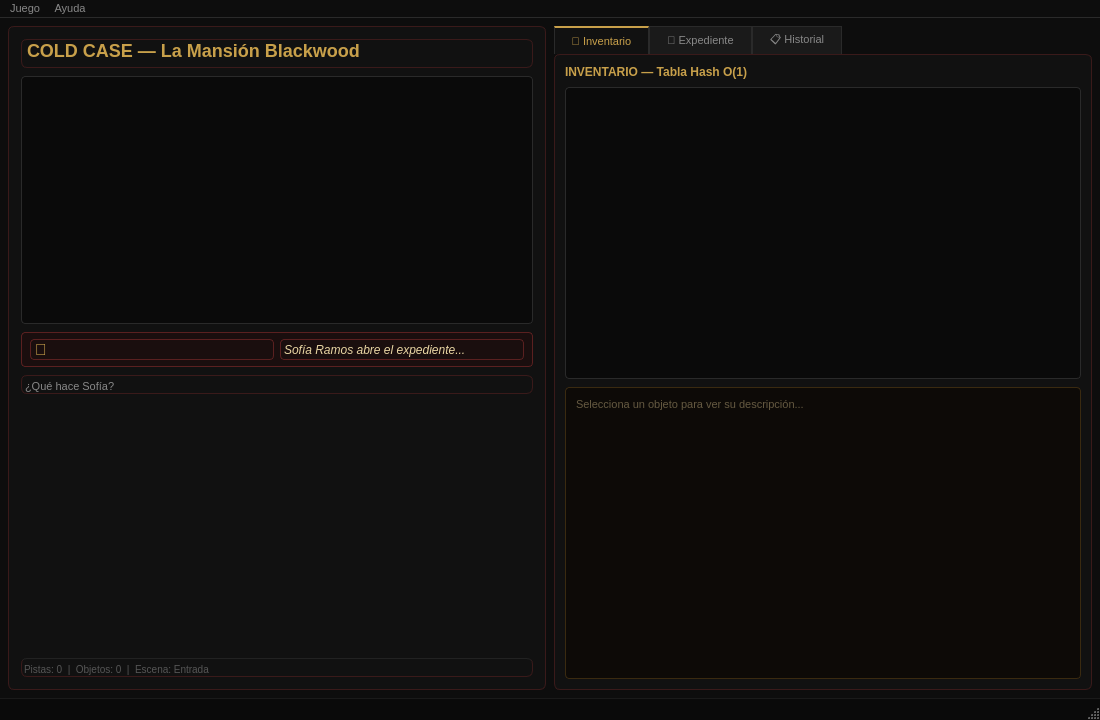
<?xml version="1.0" encoding="UTF-8"?>
<ui version="4.0">
 <class>MainWindow</class>
 <widget class="QMainWindow" name="MainWindow">
  <property name="geometry">
   <rect><x>0</x><y>0</y><width>1100</width><height>720</height></rect>
  </property>
  <property name="windowTitle">
   <string>Cold Case — La Mansión Blackwood</string>
  </property>
  <property name="styleSheet">
   <string notr="true">
    QMainWindow { background-color: #0d0d0d; }
    QWidget#centralwidget { background-color: #0d0d0d; }
   </string>
  </property>

  <widget class="QWidget" name="centralwidget">
   <layout class="QHBoxLayout" name="layoutPrincipal">
    <property name="spacing"><number>8</number></property>
    <property name="leftMargin"><number>8</number></property>
    <property name="topMargin"><number>8</number></property>
    <property name="rightMargin"><number>8</number></property>
    <property name="bottomMargin"><number>8</number></property>

    <!-- ══════════════════════════════════════
         COLUMNA IZQUIERDA: Narrativa (60%)
    ══════════════════════════════════════ -->
    <item>
     <widget class="QFrame" name="framNarrativa">
      <property name="styleSheet">
       <string notr="true">
        QFrame { background-color: #111111; border: 1px solid #3a1a1a; border-radius: 6px; }
       </string>
      </property>
      <layout class="QVBoxLayout" name="layoutNarrativa">
       <property name="spacing"><number>8</number></property>
       <property name="leftMargin"><number>12</number></property>
       <property name="topMargin"><number>12</number></property>
       <property name="rightMargin"><number>12</number></property>
       <property name="bottomMargin"><number>12</number></property>

       <!-- Título de la escena -->
       <item>
        <widget class="QLabel" name="lblTituloEscena">
         <property name="text"><string>COLD CASE — La Mansión Blackwood</string></property>
         <property name="styleSheet">
          <string notr="true">
           QLabel {
            color: #c8a04a;
            font-size: 18px;
            font-weight: bold;
            font-family: 'Courier New';
            border-bottom: 1px solid #3a1a1a;
            padding-bottom: 6px;
           }
          </string>
         </property>
        </widget>
       </item>

       <!-- Texto narrativo principal -->
       <item>
        <widget class="QTextEdit" name="txtNarrativa">
         <property name="readOnly"><bool>true</bool></property>
         <property name="styleSheet">
          <string notr="true">
           QTextEdit {
            background-color: #0a0a0a;
            color: #d4c5a9;
            font-size: 13px;
            font-family: 'Courier New';
            border: 1px solid #2a2a2a;
            border-radius: 4px;
            padding: 10px;
           }
          </string>
         </property>
        </widget>
       </item>

       <!-- Panel de alerta narrativa (Cola FIFO) -->
       <item>
        <widget class="QFrame" name="frameAlerta">
         <property name="styleSheet">
          <string notr="true">
           QFrame {
            background-color: #1a0e0e;
            border: 1px solid #5a2020;
            border-radius: 4px;
           }
          </string>
         </property>
         <layout class="QHBoxLayout">
          <property name="leftMargin"><number>8</number></property>
          <property name="topMargin"><number>6</number></property>
          <property name="rightMargin"><number>8</number></property>
          <property name="bottomMargin"><number>6</number></property>
          <item>
           <widget class="QLabel" name="lblIconoAlerta">
            <property name="text"><string>🔎</string></property>
            <property name="styleSheet">
             <string notr="true">QLabel { font-size: 16px; color: #c8a04a; }</string>
            </property>
           </widget>
          </item>
          <item>
           <widget class="QLabel" name="lblAlerta">
            <property name="text"><string>Sofía Ramos abre el expediente...</string></property>
            <property name="wordWrap"><bool>true</bool></property>
            <property name="styleSheet">
             <string notr="true">
              QLabel { color: #e8d5a3; font-size: 12px; font-family: 'Courier New'; font-style: italic; }
             </string>
            </property>
           </widget>
          </item>
         </layout>
        </widget>
       </item>

       <!-- Separador -->
       <item>
        <widget class="QLabel" name="lblDecisionesHeader">
         <property name="text"><string>¿Qué hace Sofía?</string></property>
         <property name="styleSheet">
          <string notr="true">
           QLabel { color: #888; font-size: 11px; font-family: 'Courier New'; padding-top: 4px; }
          </string>
         </property>
        </widget>
       </item>

       <!-- Contenedor de botones de decisión (se puebla dinámicamente) -->
       <item>
        <widget class="QWidget" name="widgetDecisiones">
         <layout class="QVBoxLayout" name="layoutDecisiones">
          <property name="spacing"><number>6</number></property>
          <property name="leftMargin"><number>0</number></property>
          <property name="topMargin"><number>0</number></property>
          <property name="rightMargin"><number>0</number></property>
          <property name="bottomMargin"><number>0</number></property>
         </layout>
        </widget>
       </item>

       <item><spacer><property name="orientation"><enum>Qt::Vertical</enum></property><property name="sizeHint" stdset="0"><size><width>20</width><height>40</height></size></property></spacer></item>

       <!-- Barra de estado inferior -->
       <item>
        <widget class="QLabel" name="lblEstado">
         <property name="text"><string>Pistas: 0  |  Objetos: 0  |  Escena: Entrada</string></property>
         <property name="styleSheet">
          <string notr="true">
           QLabel { color: #555; font-size: 10px; font-family: 'Courier New'; border-top: 1px solid #222; padding-top: 4px; }
          </string>
         </property>
        </widget>
       </item>

      </layout>
     </widget>
    </item>

    <!-- ══════════════════════════════════════
         COLUMNA DERECHA: Tabs (40%)
    ══════════════════════════════════════ -->
    <item>
     <widget class="QTabWidget" name="tabWidget">
      <property name="maximumWidth"><number>420</number></property>
      <property name="styleSheet">
       <string notr="true">
        QTabWidget::pane {
         background-color: #111111;
         border: 1px solid #3a1a1a;
         border-radius: 6px;
        }
        QTabBar::tab {
         background-color: #1a1a1a;
         color: #888;
         font-family: 'Courier New';
         font-size: 11px;
         padding: 6px 14px;
         border: 1px solid #2a2a2a;
         border-bottom: none;
        }
        QTabBar::tab:selected {
         background-color: #111111;
         color: #c8a04a;
         border-top: 2px solid #c8a04a;
        }
        QTabBar::tab:hover { color: #d4c5a9; }
       </string>
      </property>

      <!-- ── TAB 1: INVENTARIO ── -->
      <widget class="QWidget" name="tabInventario">
       <attribute name="title"><string>🎒 Inventario</string></attribute>
       <layout class="QVBoxLayout" name="layoutInventario">
        <property name="spacing"><number>8</number></property>
        <property name="leftMargin"><number>10</number></property>
        <property name="topMargin"><number>10</number></property>
        <property name="rightMargin"><number>10</number></property>
        <property name="bottomMargin"><number>10</number></property>

        <item>
         <widget class="QLabel" name="lblInventarioHeader">
          <property name="text"><string>INVENTARIO — Tabla Hash O(1)</string></property>
          <property name="styleSheet">
           <string notr="true">
            QLabel { color: #c8a04a; font-size: 12px; font-weight: bold; font-family: 'Courier New'; }
           </string>
          </property>
         </widget>
        </item>

        <item>
         <widget class="QListWidget" name="listaInventario">
          <property name="styleSheet">
           <string notr="true">
            QListWidget {
             background-color: #0a0a0a;
             color: #d4c5a9;
             font-family: 'Courier New';
             font-size: 12px;
             border: 1px solid #2a2a2a;
             border-radius: 4px;
            }
            QListWidget::item { padding: 6px 8px; border-bottom: 1px solid #1a1a1a; }
            QListWidget::item:selected { background-color: #2a1a0a; color: #f0d890; }
            QListWidget::item:hover { background-color: #1a1510; }
           </string>
          </property>
         </widget>
        </item>

        <item>
         <widget class="QTextEdit" name="txtDetalleObjeto">
          <property name="readOnly"><bool>true</bool></property>
          <property name="maximumHeight"><number>110</number></property>
          <property name="placeholderText"><string>Selecciona un objeto para ver su descripción...</string></property>
          <property name="styleSheet">
           <string notr="true">
            QTextEdit {
             background-color: #0d0a07;
             color: #bba87a;
             font-family: 'Courier New';
             font-size: 11px;
             border: 1px solid #3a2a10;
             border-radius: 4px;
             padding: 6px;
            }
           </string>
          </property>
         </widget>
        </item>

       </layout>
      </widget>

      <!-- ── TAB 2: EXPEDIENTE (AVL) ── -->
      <widget class="QWidget" name="tabExpediente">
       <attribute name="title"><string>📁 Expediente</string></attribute>
       <layout class="QVBoxLayout" name="layoutExpediente">
        <property name="spacing"><number>8</number></property>
        <property name="leftMargin"><number>10</number></property>
        <property name="topMargin"><number>10</number></property>
        <property name="rightMargin"><number>10</number></property>
        <property name="bottomMargin"><number>10</number></property>

        <item>
         <widget class="QLabel" name="lblExpedienteHeader">
          <property name="text"><string>EXPEDIENTE — Árbol AVL O(log n)</string></property>
          <property name="styleSheet">
           <string notr="true">
            QLabel { color: #c8a04a; font-size: 12px; font-weight: bold; font-family: 'Courier New'; }
           </string>
          </property>
         </widget>
        </item>

        <!-- Filtro por categoría -->
        <item>
         <widget class="QComboBox" name="comboCategoria">
          <property name="styleSheet">
           <string notr="true">
            QComboBox {
             background-color: #1a1a1a;
             color: #d4c5a9;
             font-family: 'Courier New';
             font-size: 11px;
             border: 1px solid #3a2a10;
             border-radius: 4px;
             padding: 4px 8px;
            }
            QComboBox::drop-down { border: none; }
            QComboBox QAbstractItemView {
             background-color: #1a1a1a;
             color: #d4c5a9;
             selection-background-color: #2a1a0a;
            }
           </string>
          </property>
          <item><property name="text"><string>-- Todas las categorías --</string></property></item>
          <item><property name="text"><string>Fisica</string></property></item>
          <item><property name="text"><string>Documental</string></property></item>
          <item><property name="text"><string>Testimonial</string></property></item>
          <item><property name="text"><string>Digital</string></property></item>
         </widget>
        </item>

        <item>
         <widget class="QListWidget" name="listaExpediente">
          <property name="styleSheet">
           <string notr="true">
            QListWidget {
             background-color: #0a0a0a;
             color: #d4c5a9;
             font-family: 'Courier New';
             font-size: 12px;
             border: 1px solid #2a2a2a;
             border-radius: 4px;
            }
            QListWidget::item { padding: 6px 8px; border-bottom: 1px solid #1a1a1a; }
            QListWidget::item:selected { background-color: #0a1a2a; color: #90b8d4; }
            QListWidget::item:hover { background-color: #0d1218; }
           </string>
          </property>
         </widget>
        </item>

        <item>
         <widget class="QTextEdit" name="txtDetallePista">
          <property name="readOnly"><bool>true</bool></property>
          <property name="maximumHeight"><number>110</number></property>
          <property name="placeholderText"><string>Selecciona una pista para ver el detalle...</string></property>
          <property name="styleSheet">
           <string notr="true">
            QTextEdit {
             background-color: #070a0d;
             color: #8aabb8;
             font-family: 'Courier New';
             font-size: 11px;
             border: 1px solid #102030;
             border-radius: 4px;
             padding: 6px;
            }
           </string>
          </property>
         </widget>
        </item>

       </layout>
      </widget>

      <!-- ── TAB 3: HISTORIAL (Pila) ── -->
      <widget class="QWidget" name="tabHistorial">
       <attribute name="title"><string>📋 Historial</string></attribute>
       <layout class="QVBoxLayout" name="layoutHistorial">
        <property name="spacing"><number>8</number></property>
        <property name="leftMargin"><number>10</number></property>
        <property name="topMargin"><number>10</number></property>
        <property name="rightMargin"><number>10</number></property>
        <property name="bottomMargin"><number>10</number></property>

        <item>
         <widget class="QLabel" name="lblHistorialHeader">
          <property name="text"><string>HISTORIAL — Pila LIFO O(1)</string></property>
          <property name="styleSheet">
           <string notr="true">
            QLabel { color: #c8a04a; font-size: 12px; font-weight: bold; font-family: 'Courier New'; }
           </string>
          </property>
         </widget>
        </item>

        <item>
         <widget class="QListWidget" name="listaHistorial">
          <property name="styleSheet">
           <string notr="true">
            QListWidget {
             background-color: #0a0a0a;
             color: #d4c5a9;
             font-family: 'Courier New';
             font-size: 11px;
             border: 1px solid #2a2a2a;
             border-radius: 4px;
            }
            QListWidget::item { padding: 5px 8px; border-bottom: 1px solid #161616; }
            QListWidget::item:selected { background-color: #0d0d20; color: #aaaaff; }
           </string>
          </property>
         </widget>
        </item>

       </layout>
      </widget>

     </widget>
    </item>

   </layout>
  </widget>

  <!-- ══════════════════
       MENU BAR
  ══════════════════ -->
  <widget class="QMenuBar" name="menuBar">
   <property name="styleSheet">
    <string notr="true">
     QMenuBar {
      background-color: #0d0d0d;
      color: #888;
      font-family: 'Courier New';
      font-size: 11px;
      border-bottom: 1px solid #2a2a2a;
     }
     QMenuBar::item:selected { background-color: #1a1a1a; color: #c8a04a; }
     QMenu {
      background-color: #111111;
      color: #d4c5a9;
      border: 1px solid #3a2a10;
     }
     QMenu::item:selected { background-color: #2a1a0a; color: #f0d890; }
    </string>
   </property>
   <widget class="QMenu" name="menuJuego">
    <property name="title"><string>Juego</string></property>
    <addaction name="actionNuevoJuego"/>
    <addaction name="separator"/>
    <addaction name="actionSalir"/>
   </widget>
   <widget class="QMenu" name="menuAyuda">
    <property name="title"><string>Ayuda</string></property>
    <addaction name="actionAcercaDe"/>
   </widget>
   <addaction name="menuJuego"/>
   <addaction name="menuAyuda"/>
  </widget>

  <!-- ══════════════════
       STATUS BAR
  ══════════════════ -->
  <widget class="QStatusBar" name="statusBar">
   <property name="styleSheet">
    <string notr="true">
     QStatusBar {
      background-color: #0a0a0a;
      color: #555;
      font-family: 'Courier New';
      font-size: 10px;
      border-top: 1px solid #1a1a1a;
     }
    </string>
   </property>
  </widget>

 </widget>

 <!-- Acciones del menú -->
 <action name="actionNuevoJuego">
  <property name="text"><string>Nueva Investigación</string></property>
  <property name="shortcut"><string>Ctrl+N</string></property>
 </action>
 <action name="actionSalir">
  <property name="text"><string>Salir</string></property>
  <property name="shortcut"><string>Ctrl+Q</string></property>
 </action>
 <action name="actionAcercaDe">
  <property name="text"><string>Acerca de Cold Case</string></property>
 </action>

 <resources/>
 <connections/>
</ui>
